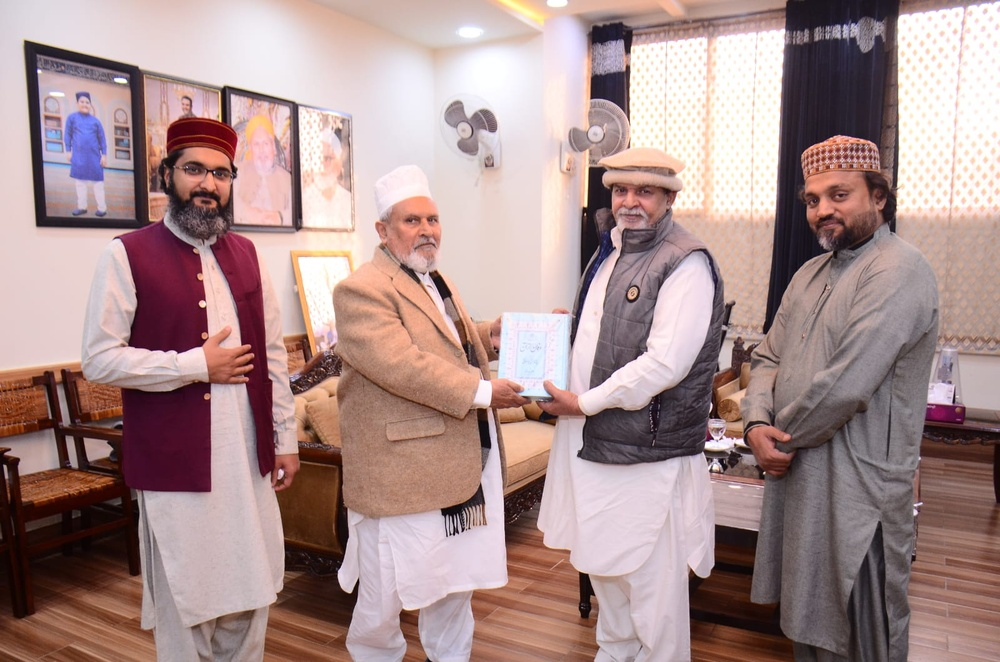
#> input picture test-image.jpg, 1000 x 662 px, shrunk from 1600 x 1059 before the run
$ python imagerecognition.py
#> lines starting #> are read from the running program, lines starting #| are printed output that depends on the picture
import cv2 as cv

alg = "haarcascade_frontalface_default.xml"
haar_cascade = cv.CascadeClassifier(alg)
file_name = "test-image.jpg"

img = cv.imread(file_name)
#> img is the input picture: shape (662, 1000, 3); mean B, G, R 140.8, 142.2, 168.3
gray_img = cv.cvtColor(img, cv.COLOR_RGB2BGR)
faces = haar_cascade.detectMultiScale(
  gray_img, scaleFactor=1.05, minNeighbors=5, minSize=(100,100)
)
#> faces = [[154, 128, 107, 107]]

i=0
for x,y,w,h in faces:
  cropped_image = img[y:y+h,x:x+w]
  target_file = 'stored_faces/'+str(i)+'.jpg'
  cv.imwrite(
    target_file,
    cropped_image,
  )
  i = i+1
#> this loop made 1 pass
#> (x, y, w, h, target_file, i) on pass 1: (154, 128, 107, 107, 'stored_faces/0.jpg', 1)
#> pass 1, `cropped_image = img[y:y+h,x:x+w]`:
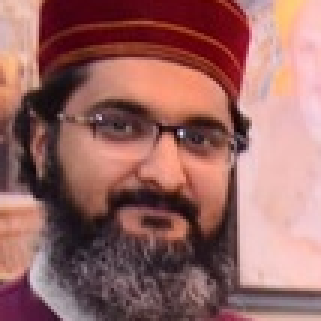
#> cropped_image: shape (107, 107, 3) (shown 3 times larger); mean B, G, R 99.2, 102.5, 152
#> after the loop, i = 1
